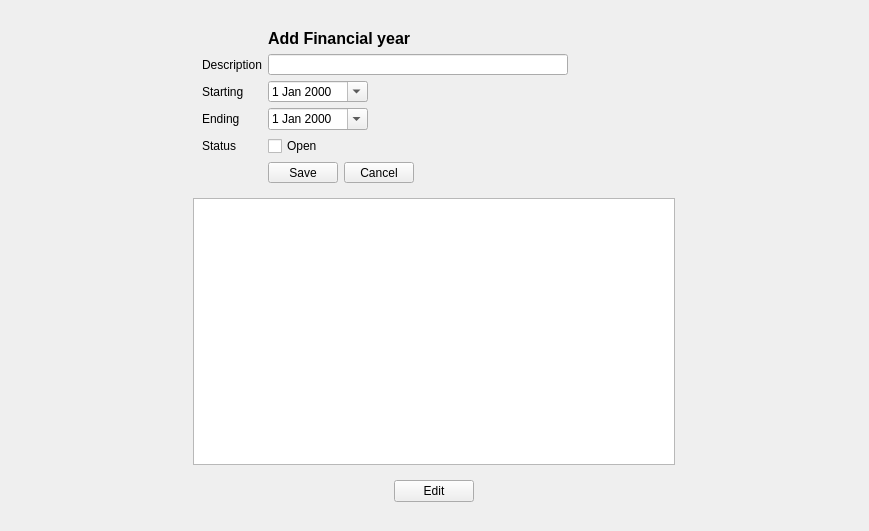
<?xml version="1.0" encoding="UTF-8"?>
<ui version="4.0">
 <class>FinancialYear</class>
 <widget class="QWidget" name="FinancialYear">
  <property name="geometry">
   <rect>
    <x>0</x>
    <y>0</y>
    <width>869</width>
    <height>531</height>
   </rect>
  </property>
  <property name="windowTitle">
   <string>Form</string>
  </property>
  <layout class="QGridLayout" name="gridLayout_2">
   <item row="0" column="0">
    <widget class="QFrame" name="frame">
     <property name="maximumSize">
      <size>
       <width>500</width>
       <height>16777215</height>
      </size>
     </property>
     <property name="frameShape">
      <enum>QFrame::NoFrame</enum>
     </property>
     <property name="frameShadow">
      <enum>QFrame::Raised</enum>
     </property>
     <layout class="QGridLayout" name="gridLayout">
      <item row="0" column="0">
       <widget class="QWidget" name="formWidget" native="true">
        <property name="maximumSize">
         <size>
          <width>16777215</width>
          <height>172</height>
         </size>
        </property>
        <layout class="QFormLayout" name="formLayout">
         <item row="0" column="1">
          <widget class="QLabel" name="lbl_id">
           <property name="minimumSize">
            <size>
             <width>100</width>
             <height>0</height>
            </size>
           </property>
           <property name="font">
            <font>
             <pointsize>12</pointsize>
             <weight>75</weight>
             <bold>true</bold>
            </font>
           </property>
           <property name="text">
            <string>Add Financial year</string>
           </property>
          </widget>
         </item>
         <item row="1" column="0">
          <widget class="QLabel" name="label">
           <property name="text">
            <string>Description</string>
           </property>
          </widget>
         </item>
         <item row="1" column="1">
          <widget class="QLineEdit" name="description">
           <property name="maximumSize">
            <size>
             <width>300</width>
             <height>16777215</height>
            </size>
           </property>
          </widget>
         </item>
         <item row="2" column="0">
          <widget class="QLabel" name="label_2">
           <property name="text">
            <string>Starting</string>
           </property>
          </widget>
         </item>
         <item row="2" column="1">
          <widget class="QDateEdit" name="begindate">
           <property name="maximumSize">
            <size>
             <width>100</width>
             <height>16777215</height>
            </size>
           </property>
           <property name="calendarPopup">
            <bool>true</bool>
           </property>
          </widget>
         </item>
         <item row="3" column="0">
          <widget class="QLabel" name="label_3">
           <property name="text">
            <string>Ending</string>
           </property>
          </widget>
         </item>
         <item row="3" column="1">
          <widget class="QDateEdit" name="enddate">
           <property name="maximumSize">
            <size>
             <width>100</width>
             <height>16777215</height>
            </size>
           </property>
           <property name="calendarPopup">
            <bool>true</bool>
           </property>
          </widget>
         </item>
         <item row="4" column="0">
          <widget class="QLabel" name="label_5">
           <property name="text">
            <string>Status</string>
           </property>
          </widget>
         </item>
         <item row="5" column="1">
          <layout class="QHBoxLayout" name="horizontalLayout">
           <item>
            <widget class="QPushButton" name="save_btn">
             <property name="maximumSize">
              <size>
               <width>70</width>
               <height>16777215</height>
              </size>
             </property>
             <property name="text">
              <string>Save</string>
             </property>
            </widget>
           </item>
           <item>
            <widget class="QPushButton" name="clear_btn">
             <property name="maximumSize">
              <size>
               <width>70</width>
               <height>16777215</height>
              </size>
             </property>
             <property name="text">
              <string>Cancel</string>
             </property>
            </widget>
           </item>
           <item>
            <spacer name="horizontalSpacer_3">
             <property name="orientation">
              <enum>Qt::Horizontal</enum>
             </property>
             <property name="sizeHint" stdset="0">
              <size>
               <width>40</width>
               <height>20</height>
              </size>
             </property>
            </spacer>
           </item>
          </layout>
         </item>
         <item row="4" column="1">
          <widget class="QCheckBox" name="status">
           <property name="text">
            <string>Open</string>
           </property>
          </widget>
         </item>
        </layout>
       </widget>
      </item>
      <item row="1" column="0">
       <widget class="QTableWidget" name="detailtable">
        <property name="editTriggers">
         <set>QAbstractItemView::NoEditTriggers</set>
        </property>
        <property name="selectionMode">
         <enum>QAbstractItemView::SingleSelection</enum>
        </property>
        <property name="selectionBehavior">
         <enum>QAbstractItemView::SelectRows</enum>
        </property>
       </widget>
      </item>
      <item row="2" column="0">
       <widget class="QWidget" name="widget" native="true">
        <layout class="QHBoxLayout" name="horizontalLayout_3">
         <item>
          <spacer name="horizontalSpacer">
           <property name="orientation">
            <enum>Qt::Horizontal</enum>
           </property>
           <property name="sizeHint" stdset="0">
            <size>
             <width>178</width>
             <height>20</height>
            </size>
           </property>
          </spacer>
         </item>
         <item>
          <widget class="QPushButton" name="edit_btn">
           <property name="text">
            <string>Edit</string>
           </property>
          </widget>
         </item>
         <item>
          <spacer name="horizontalSpacer_2">
           <property name="orientation">
            <enum>Qt::Horizontal</enum>
           </property>
           <property name="sizeHint" stdset="0">
            <size>
             <width>178</width>
             <height>20</height>
            </size>
           </property>
          </spacer>
         </item>
        </layout>
       </widget>
      </item>
     </layout>
    </widget>
   </item>
  </layout>
 </widget>
 <resources/>
 <connections/>
</ui>
